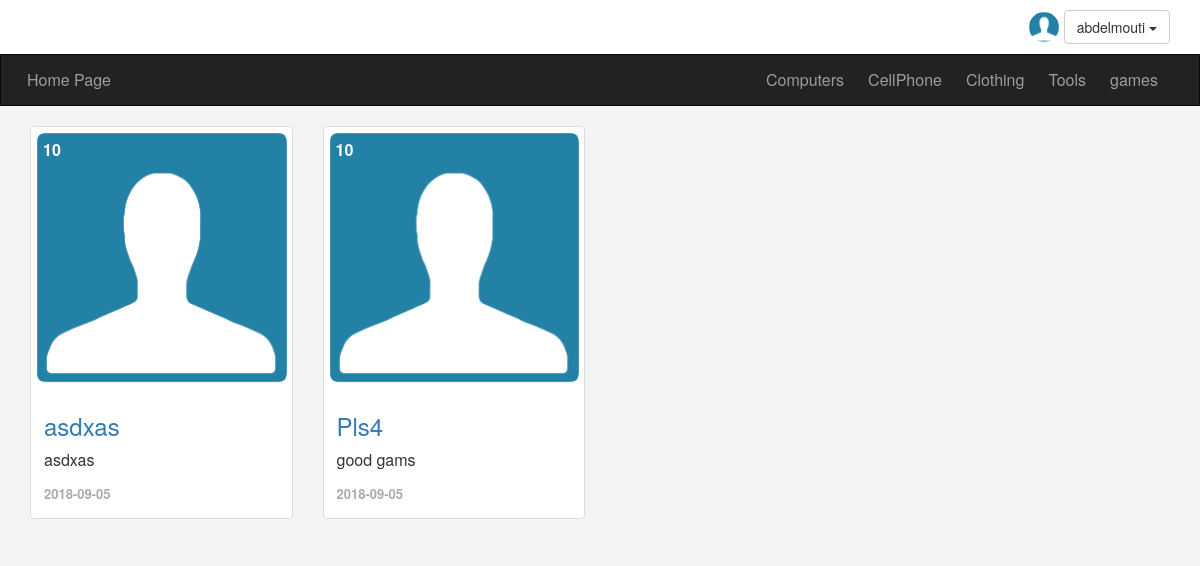
The page /tags.php?name=GOOD (signed in) on the database its author committed.
### tables this page shows
CREATE TABLE `categories` (
  `ID` int(11) NOT NULL,
  `Name` varchar(255) NOT NULL,
  `Descrption` varchar(255) NOT NULL,
  `Parent` int(11) NOT NULL,
  `Ordering` int(11) DEFAULT NULL,
  `Visablty` tinyint(4) NOT NULL DEFAULT '0',
  `Allow_Comment` tinyint(4) NOT NULL DEFAULT '0',
  `Allow_Ads` tinyint(4) NOT NULL DEFAULT '0'
);

CREATE TABLE `items` (
  `ItemID` int(11) NOT NULL,
  `Name` varchar(255) NOT NULL,
  `Descrption` text NOT NULL,
  `Price` varchar(255) NOT NULL,
  `addDate` date NOT NULL,
  `CountryMade` varchar(255) NOT NULL,
  `image` varchar(255) NOT NULL,
  `statues` varchar(255) NOT NULL,
  `Approve` tinyint(4) NOT NULL DEFAULT '0',
  `Rating` smallint(6) NOT NULL,
  `Cat_ID` int(11) NOT NULL,
  `MemberID` int(11) NOT NULL,
  `tags` varchar(255) NOT NULL
);

### init.php (called while the page is built, shortened)
<?php
 include 'Cpanal/connect.php';
$siteroot = 'include/templets';
$func     = 'include/functions';
$header   =	'layout/css';
 include "$func/function.php";
include "$siteroot/header.php";
?>

### include/functions/function.php (called while the page is built, shortened)
<?php
	function getall($field,$table,$where=null,$AND=null,$orderfield,$order = 'DESC'){
		global $db;
	$getall=$db->prepare("SELECT $field FROM $table $where $AND ORDER BY $orderfield $order");
	$getall->execute();
	$count = $getall->fetchAll();
	return $count;
	}
?>

### tags.php (the view, shortened to what this page needs)
<?php
include 'init.php';
?>
<div class="container">
	<?php
		if (isset($_GET['name'])) {
			$tags = $_GET['name'];
			echo '<div class="row">';
			$gettag = getall("*","items","WHERE tags LIKE '%$tags%'","AND Approve=1","ItemID");
			foreach ($gettag as $item) {
					echo '<div class="col-sm-6 col-md-3">';
				echo '<div class="thumbnail item-box">';
					echo '<span class="price-tag">'.$item['Price'].'</span>';
					echo '<img class="img-responsive" src="layout/img/img.png" alt="" />';
					echo '<div class="caption">';
						echo '<h3><a href="item.php?itemid='.$item['ItemID'].'">'.$item['Name'].'</a></h3>';
						echo '<p>'.$item['Descrption'].'</p>';
						echo '<span class="date">'.$item['addDate'].'</span>';
					echo '</div>';
				echo '</div>';
			echo '</div>';
			}
		}
		?>

### include/templets/header.php (shortened to what this page needs)
<!doctype html>
<html>
<head>
</head>
<link rel="stylesheet" href="<?=$header;?>/bootstrap.min.css"/>
<link rel="stylesheet" href="<?=$header;?>/font-awesome.min.css"/>
<link rel="stylesheet" href="<?=$header;?>/jquery-ui.css"/>
<link rel="stylesheet" href="<?=$header;?>/jquery.selectBoxIt.css"/>
<link rel="stylesheet" href="<?=$header;?>/jquery.tagsinput.css" />
<link rel="stylesheet" href="<?=$header;?>/frontend.css"/>
<body>
  <div class="upper-bar">
    <div class="container text-right">
      <?php
      if (isset($_SESSION['user'])) {?>
        <img class=" my-img img-circle" src="layout/img/img.png" alt="" />
          <div class="btn-group my-info">
              <span class="btn btn-default dropdown-toggle" data-toggle="dropdown">
                <?php echo $_SESSION['user']  ?>
                <span class="caret"></span>
              </span>
          </div>
        <?php
      }else{
      ?>
      <a href="login.php">
       <span class="pull-right">Login/SignUp</span>
      </a>
    <?php };?>
  </div>
  </div>
	<nav class="navbar navbar-inverse">
  <div class="container">
    <div class="navbar-header">
      <a class="navbar-brand" href="index.php">Home Page</a>
    </div>
    <div class="collapse navbar-collapse" id="appnav">
      <ul class="nav navbar-nav navbar-right">
       <?php
          $categories = getall('*','categories','WHERE Parent=0','','ID','ASC');
        foreach ($categories as $cat) {
            echo '<li><a href="categories.php?catid=' . $cat['ID'] . '">'.$cat['Name'].'</a></li>';
        }
       ?>
      </ul>
    </div>
  </div>
</nav>

### layout/css/frontend.css (style rules this page uses)
body { background-color: #f4f4f4; font-size: 16px; height: 3000px; }
.navbar { border-radius: 0; margin-bottom: 0; }
.nav>li>a, .navbar-brand { padding: 15px 12px; }
.navbar-brand { font-size: 1em; }
.upper-bar { background-color: #fff; padding: 10px; }
.my-img { width:30px; height: 30px; }
.item-box { position: relative; }
.item-box .price-tag { color: #fff; position: absolute; left: 10px; top: 10px; font-weight: bold; padding: 2px; }
.item-box img { width: 100%; }
.thumbnail .date { text-align: right; font-size: 13px; color: #aaa; font-weight: bold; }

### rows shown on the page
categories: Name "Computers"
categories: Name "CellPhone"
categories: Name "Clothing"
categories: Name "Tools"
categories: Name "games"
items: Price "10", Name "asdxas", Descrption "asdxas", addDate "2018-09-05"
items: Price "10", Name "Pls4", Descrption "good gams", addDate "2018-09-05"

### other values the page prints
$_SESSION['user'] "abdelmouti"
